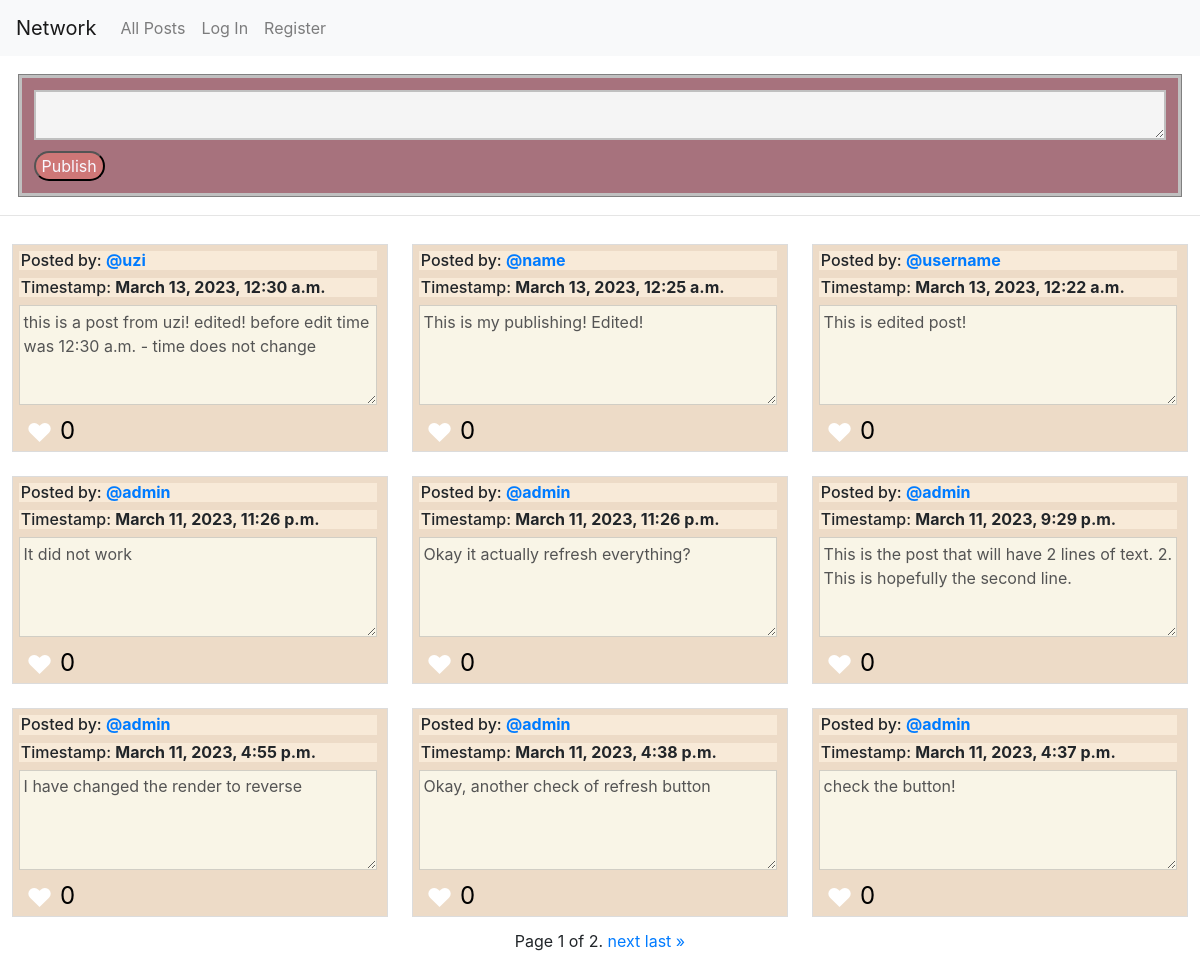
The app's page /, older data.
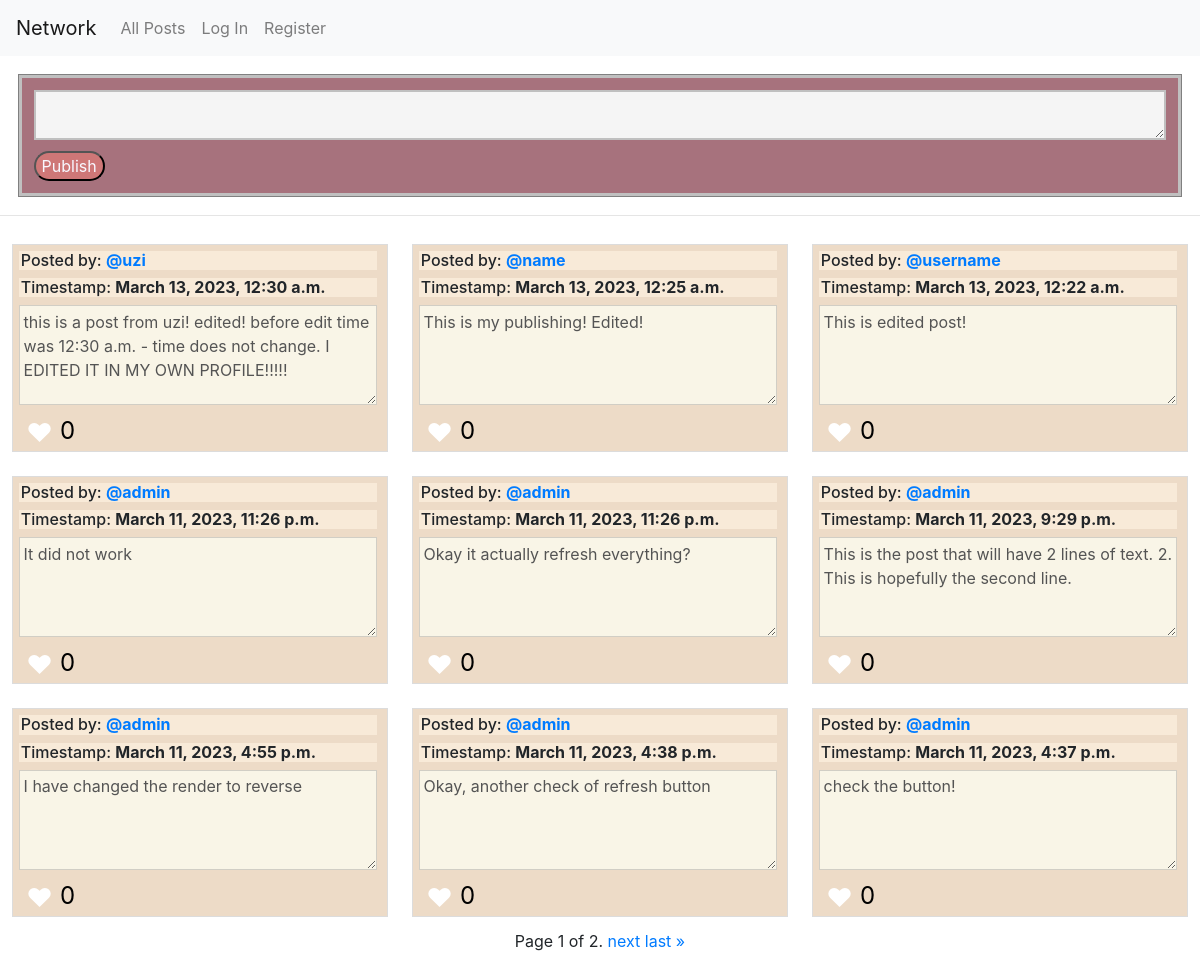
The same page, newer data.
### network/models.py (models this page shows, shortened)
class Post(models.Model):
    user = models.ForeignKey(User, on_delete=models.CASCADE, related_name="post_owner") #, null=True, blank=True)
    post = models.CharField(max_length=1000)
    timestamp = models.DateTimeField(auto_now_add=True)

class User(AbstractUser):
    pass

### network/views.py (the view)
# urls.py: path("", views.index, name="index"),
def index(request):
    currentUser = request.user
    all_posts = Post.objects.order_by('-timestamp')
    paginator = Paginator(all_posts, 9)
    page_number = request.GET.get('page')
    page_obj = paginator.get_page(page_number)
    allLikes = Likes.objects.all()
    whatYouLiked = []
    try:
        for like in allLikes:
            whatYouLiked.append(like.post.id)
    except:
        whatYouLiked = []
    return render(request, "network/index.html", {
        "posts" : page_obj,
        "currentUser" : currentUser,
        "whatYouLiked" : whatYouLiked,
        "allLikes" : allLikes
    })

### network/templates/network/index.html (shortened to what this page needs)
{% extends "network/layout.html" %} {% block body %}
<div class="post">
  <form method="post" action="{% url 'post' %}" class="post-form">
    <textarea
      maxlength="1000"
      class="input-textarea"
      name="input-textarea-name"
    ></textarea>
    <br />
    <button class="btn-publish" type="submit">Publish</button>
  </form>
</div>
<hr />
<div class="post-content">
  {% for post in posts %}
  <div class="individual-post">
    <form
      method="post"
      action="{% url 'post_individual' post_id=post.id %}"
      class="btn-save-edit-form"
    >
      <h6 class="user-and-time">
        Posted by:
        <strong
          ><a
            href="{% url 'individual' id=post.user.id %}"
            id="user-{{ post.user.id }}"
            >@{{ post.user }}</a
          ></strong
        >
      </h6>
      <h6 class="user-and-time">
        Timestamp: <strong>{{ post.timestamp }}</strong>
      </h6>
      <div class="individual-post-content">
        <textarea class="post-text" name="post-text-edited" disabled>
{{post.post}}</textarea
        >
      </div>
      <div class="likes-and-edit">
        {% if post.id in whatYouLiked %}
        <p
          class="likes likes-liked"
          data-postid="{{post.id}}"
          data-whatYouLiked="{{whatYouLiked}}"
        >
          &#9829;
        </p>
        {% else %}
        <p
          class="likes likes-unliked"
          data-postid="{{post.id}}"
          data-whatYouLiked="{{whatYouLiked}}"
        >
          &#9829;
        </p>
        {% endif %}
        <p class="like-number">{{post.post_related_likes.count}}</p>
      </div>
    </form>
  </div>
  {% endfor %}
</div>
<div class="pagination">
  <span class="step-links">
    <span class="current-page">
      Page {{ posts.number }} of {{ posts.paginator.num_pages }}.
    </span>
    {% if posts.has_next %}
    <a href="?page={{ posts.next_page_number }}">next</a>
    <a href="?page={{ posts.paginator.num_pages }}">last &raquo;</a>
    {% endif %}
  </span>
</div>
{% endblock %}

Row changes from the older to the newer data that the page shows:
changed Post "uzi": post-text-edited "this is a post from uzi! edited! before edit time was 12:30 a.m. - time does not change" → "this is a post from uzi! edited! before edit time was 12:30 a.m. - time does not change. I EDITED IT IN MY OWN PROFILE!!!!!"
